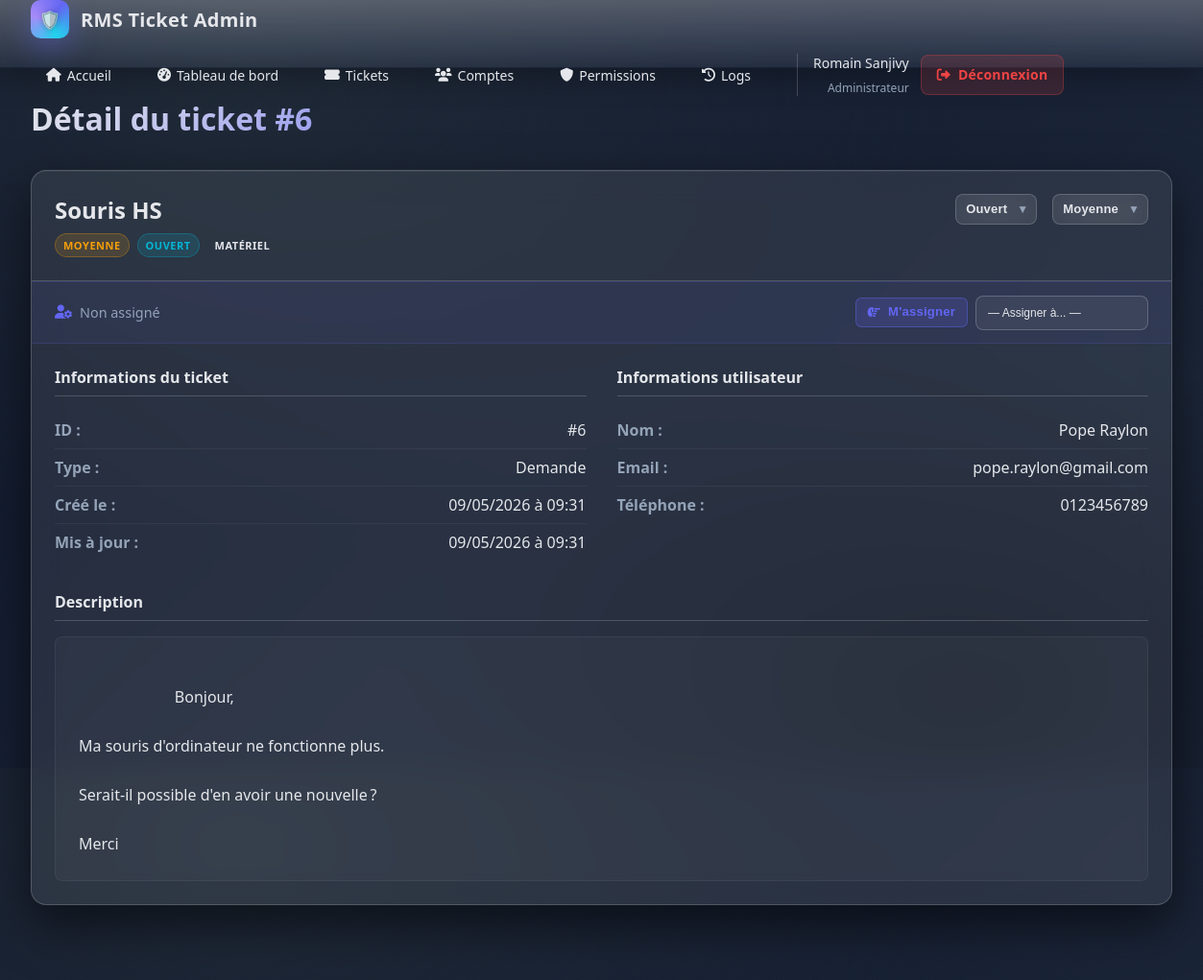
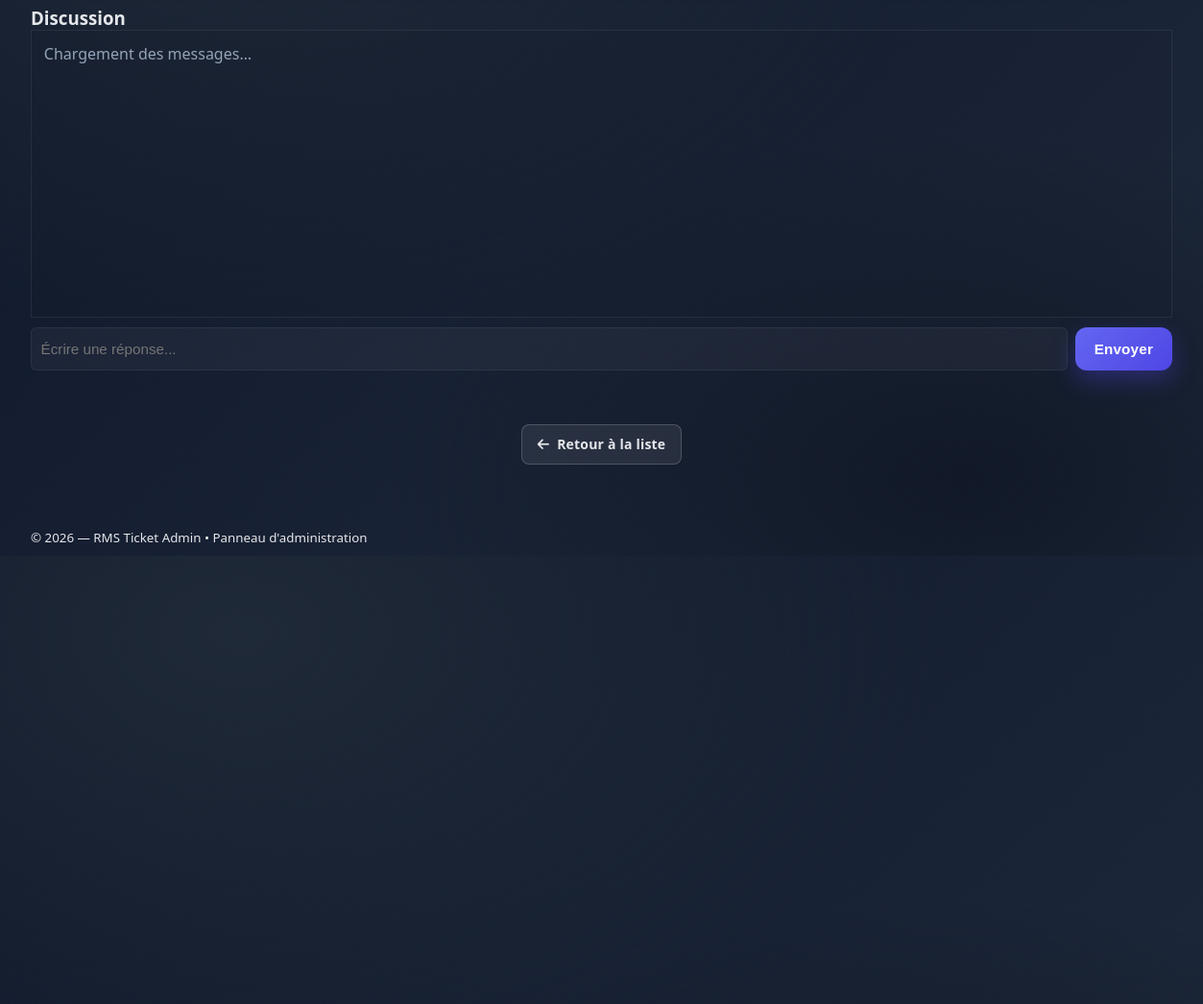
The app's page /AdminPanel/adminpanel.php?action=ticket_detail&id=6 (signed in) with its own data (2 pictures, top to bottom).
### tables this page shows
CREATE TABLE `users` (
  `id` int(10) UNSIGNED NOT NULL,
  `username` varchar(50) NOT NULL,
  `nom` varchar(100) NOT NULL,
  `prenom` varchar(100) NOT NULL,
  `email` varchar(255) NOT NULL,
  `password_hash` varchar(255) NOT NULL,
  `numero_telephone` varchar(20) DEFAULT NULL,
  `droit` tinyint(1) NOT NULL DEFAULT 0,
  `created_at` timestamp NOT NULL DEFAULT current_timestamp()
);

CREATE TABLE `tickets` (
  `id` int(10) UNSIGNED NOT NULL,
  `user_id` int(10) UNSIGNED NOT NULL,
  `assigned_to` int(10) UNSIGNED DEFAULT NULL,
  `title` varchar(255) NOT NULL,
  `description` text NOT NULL,
  `category` enum('materiel','logiciel','reseau','autre') NOT NULL,
  `type` enum('incident','demande') NOT NULL,
  `priority` enum('low','medium','high','urgent') DEFAULT 'medium',
  `status` enum('open','in_progress','resolved','closed') DEFAULT 'open',
  `created_at` timestamp NOT NULL DEFAULT current_timestamp(),
  `updated_at` timestamp NOT NULL DEFAULT current_timestamp() ON UPDATE current_timestamp(),
  `closed_at` timestamp NULL DEFAULT NULL,
  `resolution_notes` text DEFAULT NULL
);

### AdminPanel/adminpanel.php (the view, shortened to what this page needs)
<?php
function getConnection() {
    static $mysqli = null;
    if ($mysqli === null) {
        try {
            $mysqli = new mysqli(DB_HOST, DB_USER, DB_PASS, DB_NAME);
            $mysqli->set_charset(DB_CHARSET);
        } catch (Exception $e) {
            http_response_code(500);
            die('Erreur de connexion à la base de données.');
        }
    }
    return $mysqli;
}
function e(string $s): string {
    return htmlspecialchars($s, ENT_QUOTES | ENT_SUBSTITUTE, 'UTF-8');
}
function translate_field(string $field_type, string $value): string {
    $translations = [
        'status' => [
            'open' => 'Ouvert',
            'in_progress' => 'En cours',
            'resolved' => 'Résolu',
            'closed' => 'Fermé'
        ],
        'priority' => [
            'low' => 'Faible',
            'medium' => 'Moyenne',
            'high' => 'Élevée',
            'urgent' => 'Urgente'
        ],
        'category' => [
            'materiel' => 'Matériel',
            'logiciel' => 'Logiciel',
            'reseau' => 'Réseau',
            'autre' => 'Autre'
        ],
        'type' => [
            'incident' => 'Incident',
            'demande' => 'Demande'
        ]
    ];
    return $translations[$field_type][$value] ?? ucfirst(str_replace('_', ' ', $value));
}
function current_user(): ?array {
    $conn = getConnection();
    $stmt = $conn->prepare('SELECT * FROM users WHERE id = ?');
    $stmt->bind_param('i', $_SESSION['user_id']);
    $stmt->execute();
    $result = $stmt->get_result();
    return $result->fetch_assoc() ?: null;
}
$action = $_GET['action'] ?? 'dashboard';
switch ($action) {
    case 'ticket_detail':
        $ticket_id = intval($_GET['id'] ?? 0);
        $ticket = ticket_get_detail($ticket_id);
        $responses = ticket_get_responses($ticket_id);
        page_layout('Détail du ticket #' . $ticket_id, ticket_detail_view($ticket, $responses));
        break;
}
function ticket_get_detail($ticket_id): ?array {
    $conn = getConnection();
    $stmt = $conn->prepare("
        SELECT t.*, u.nom, u.prenom, u.email, u.numero_telephone,
               a.nom AS assigned_nom, a.prenom AS assigned_prenom, a.email AS assigned_email
        FROM tickets t
        JOIN users u ON t.user_id = u.id
        LEFT JOIN users a ON t.assigned_to = a.id
        WHERE t.id = ?
    ");
    $stmt->bind_param('i', $ticket_id);
    $stmt->execute();
    $result = $stmt->get_result();
    return $result->fetch_assoc() ?: null;
}
function ticket_get_responses($ticket_id): array {
    $conn = getConnection();
    $conn->query("
        CREATE TABLE IF NOT EXISTS ticket_responses (
            id INT AUTO_INCREMENT PRIMARY KEY,
            ticket_id INT NOT NULL,
            user_id INT NOT NULL,
            response_text TEXT NOT NULL,
            is_admin_response BOOLEAN DEFAULT FALSE,
            created_at TIMESTAMP DEFAULT CURRENT_TIMESTAMP,
            INDEX idx_ticket_id (ticket_id),
            INDEX idx_user_id (user_id)
        )
    ");
    $stmt = $conn->prepare("
        SELECT tr.*, u.nom, u.prenom, u.droit
        FROM ticket_responses tr
        LEFT JOIN users u ON tr.user_id = u.id
        WHERE tr.ticket_id = ?
        ORDER BY tr.created_at ASC
    ");
    $stmt->bind_param('i', $ticket_id);
    $stmt->execute();
    return $stmt->get_result()->fetch_all(MYSQLI_ASSOC);
}
function page_layout(string $title, string $content, array $opts = []): void {
    $current_user = current_user();
    $current_action = $_GET['action'] ?? 'dashboard';
?>
<!doctype html>
<html lang="fr">
<head>
    <link rel="stylesheet" href="adminpanel.css">
    <link href="https://cdnjs.cloudflare.com/ajax/libs/font-awesome/6.0.0/css/all.min.css" rel="stylesheet">
</head>
<body>
    <div class="noise"></div>
    <?php if (!($opts['hide_nav'] ?? false)): ?>
    <nav class="navbar">
        <div class="nav-container">
            <a href="../HomePage/index.php" class="nav-brand" style="text-decoration: none; color: inherit;">
                <div class="brand-logo">
                    <span>🛡️</span>
                </div>
                <div class="brand-text"><?= e(APP_NAME) ?></div>
            </a>
            <div class="nav-menu">
                <a href="../HomePage/index.php" class="nav-link">
                    <i class="fas fa-home"></i> Accueil
                </a>
                <a href="?action=dashboard" class="nav-link <?= $current_action === 'dashboard' ? 'active' : '' ?>">
                    <i class="fas fa-tachometer-alt"></i> Tableau de bord
                </a>
                <a href="?action=tickets" class="nav-link <?= $current_action === 'tickets' ? 'active' : '' ?>">
                    <i class="fas fa-ticket-alt"></i> Tickets
                </a>
                <?php if ($current_user['droit'] >= 2): ?>
                <a href="?action=users" class="nav-link <?= $current_action === 'users' ? 'active' : '' ?>">
                    <i class="fas fa-users"></i> Comptes
                </a>
                <?php endif; ?>
                <?php if ($current_user['droit'] >= 2): ?>
                <a href="?action=permissions" class="nav-link <?= $current_action === 'permissions' ? 'active' : '' ?>">
                    <i class="fas fa-shield-alt"></i> Permissions
                </a>
                <?php endif; ?>
                <?php if ($current_user['droit'] >= 2): ?>
                <a href="?action=logs" class="nav-link <?= $current_action === 'logs' ? 'active' : '' ?>">
                    <i class="fas fa-history"></i> Logs
                </a>
                <?php endif; ?>
                <div class="nav-user">
                    <div class="user-info">
                        <span class="user-name"><?= e($current_user['prenom'] . ' ' . $current_user['nom']) ?></span>
                        <span class="user-role">
                            <?php
                            switch($current_user['droit']) {
                                case 2: echo 'Administrateur'; break;
                            }
                            ?>
                        </span>
                    </div>
                    <a href="?action=logout" class="btn btn-logout">
                        <i class="fas fa-sign-out-alt"></i> Déconnexion
                    </a>
                </div>
            </div>
        </div>
  </nav>
<?php endif; ?>
    <main class="main-content">
<div class="container">
            <div class="page-header">
                <h1><?= e($title) ?></h1>
            </div>
  <?= $content ?>
</div>
    </main>
    <footer class="footer">
        <div class="container">
            <small>© <?= date('Y') ?> — <?= e(APP_NAME) ?> • Panneau d'administration</small>
        </div>
</footer>
</body>
</html>
<?php }
?>
<?php
function ticket_detail_view($ticket, $responses): string {
?>
    <div class="ticket-detail-container">
        <div class="card ticket-info-card">
            <div class="card-header">
                <div class="ticket-header-info">
                    <h2><?= e($ticket['title']) ?></h2>
                    <div class="ticket-meta">
                        <span class="badge priority-<?= $ticket['priority'] ?>"><?= translate_field('priority', $ticket['priority']) ?></span>
                        <span class="badge status-<?= $ticket['status'] ?>"><?= translate_field('status', $ticket['status']) ?></span>
                        <span class="badge category-<?= $ticket['category'] ?>"><?= translate_field('category', $ticket['category']) ?></span>
                    </div>
                </div>
                <div class="ticket-actions">
                            <form method="POST" style="display: inline;">
                                <div class="select-wrapper">
                        </div>
                    </form>
                    <form method="POST" style="display: inline;">
                                <div class="select-wrapper">
                        </div>
                    </form>
                </div>
            </div>
            <?php
            $current_assigned_id = $ticket['assigned_to'] ?? null;
            $current_user_data = current_user();
            ?>
            <div class="assign-bar">
                <div class="assign-current">
                    <i class="fas fa-user-cog"></i>
                    <?php if ($current_assigned_id && $ticket['assigned_nom']): ?>
                        Assigné à : <strong><?= e($ticket['assigned_prenom'] . ' ' . $ticket['assigned_nom']) ?></strong>
                        <span class="assign-email"><?= e($ticket['assigned_email']) ?></span>
                    <?php else: ?>
                        <span class="text-muted">Non assigné</span>
                    <?php endif; ?>
                </div>
                <div class="assign-actions">
                    <?php if ((int)$current_user_data['id'] !== (int)$current_assigned_id): ?>
                    <form method="POST" style="display:inline;">
                        <button type="submit" class="btn btn-sm btn-assign-me">
                            <i class="fas fa-hand-point-right"></i> M'assigner
                        </button>
                    </form>
                    <?php endif; ?>
                    <form method="POST" style="display:inline;" class="assign-form">
                        <div class="select-wrapper assign-select-wrapper">
                            <select name="assigned_to" class="input input-sm" onchange="this.form.submit()">
                                <option value="">— Assigner à... —</option>
                            </select>
                        </div>
                    </form>
                </div>
            </div>
            <div class="card-content">
                <div class="ticket-info-grid">
                    <div class="info-section">
                        <h4>Informations du ticket</h4>
                        <div class="info-item">
                            <label>ID :</label>
                            <span>#<?= $ticket['id'] ?></span>
                        </div>
                        <div class="info-item">
                            <label>Type :</label>
                            <span><?= translate_field('type', $ticket['type']) ?></span>
                        </div>
                        <div class="info-item">
                            <label>Créé le :</label>
                            <span><?= date('d/m/Y à H:i', strtotime($ticket['created_at'])) ?></span>
                        </div>
                        <div class="info-item">
                            <label>Mis à jour :</label>
                            <span><?= date('d/m/Y à H:i', strtotime($ticket['updated_at'])) ?></span>
                        </div>
                    </div>
                    <div class="info-section">
                        <h4>Informations utilisateur</h4>
                        <div class="info-item">
                            <label>Nom :</label>
                            <span><?= e($ticket['prenom'] . ' ' . $ticket['nom']) ?></span>
                        </div>
                        <div class="info-item">
                            <label>Email :</label>
                            <span><?= e($ticket['email']) ?></span>
                        </div>
                        <?php if ($ticket['numero_telephone']): ?>
                        <div class="info-item">
                            <label>Téléphone :</label>
                            <span><?= e($ticket['numero_telephone']) ?></span>
                        </div>
                        <?php endif; ?>
                    </div>
                </div>
                <div class="ticket-description-section">
                    <h4>Description</h4>
                    <div class="ticket-description-content">
                        <?= nl2br(e($ticket['description'])) ?>
                    </div>
                </div>
            </div>
        </div>
        <div id="ticket-chat" style="margin-top:1.25rem;">
          <h3>Discussion</h3>
          <div id="admin-chat-box" style="border:1px solid rgba(255,255,255,0.07);padding:.8rem;height:300px;overflow:auto;background:rgba(0,0,0,0.03);">
            <div style="color:var(--muted);">Chargement des messages…</div>
          </div>
          <form id="admin-chat-form" style="display:flex;gap:.5rem;margin-top:.6rem;align-items:stretch;" onsubmit="return false;">
            <input id="admin-chat-input" name="message" type="text" placeholder="Écrire une réponse..." style="flex:1;min-width:0;padding:.7rem .6rem;border-radius:6px;border:1px solid rgba(255,255,255,0.06);background:rgba(255,255,255,0.04);color:inherit;font-size:.95rem;line-height:1.4;" autocomplete="off" />
            <button id="admin-chat-send" type="button" class="submit-btn" style="width:auto;min-width:100px;flex-shrink:0;padding:.7rem 20px;display:flex;align-items:center;justify-content:center;font-size:.95rem;">Envoyer</button>
          </form>
        </div>
        <div style="margin-top: 1.5rem; display: flex; justify-content: center;">
            <a href="?action=tickets" class="btn btn-secondary" style="display: inline-flex; align-items: center; gap: 0.5rem;">
                <i class="fas fa-arrow-left"></i> Retour à la liste
            </a>
        </div>
    </div>
<?php
    return ob_get_clean();
}
?>

### records on screen
users: prenom+nom "Romain Sanjivy"
tickets: title "Souris HS", id "6", created_at "09/05/2026 à 09:31", updated_at "09/05/2026 à 09:31", user.nom "Pope Raylon", user.email "pope.raylon@gmail.com", user.numero_telephone "0123456789", description "Bonjour, Ma souris d'ordinateur ne fonctionne plus. Serait-il possible d'en avoir une nouvelle ? Merci"

### other values on screen
APP_NAME "RMS Ticket Admin"
$title "Détail du ticket #6"
